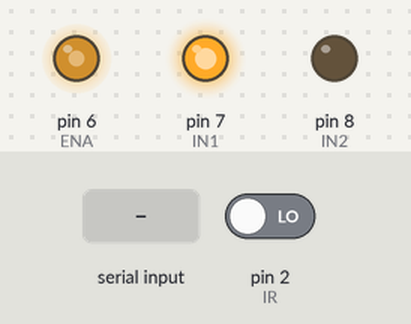
A sketch run on a simulated Arduino Uno, built with avr-gcc and run on an emulated ATmega328P. Parts: output pins drawn as LEDs (lit = HIGH). The test bench sets the inputs (shaded band); at power-on: pin 2 (IR) LOW. What the sketch prints to the serial monitor is not drawn.

Above: at 1.2 s.
1.3 s: "S" received over Serial
At 2.5 s:
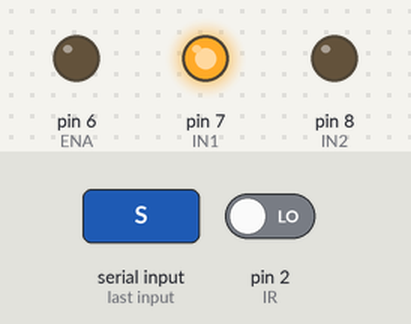
2.8 s: "G" received over Serial
At 3.7 s:
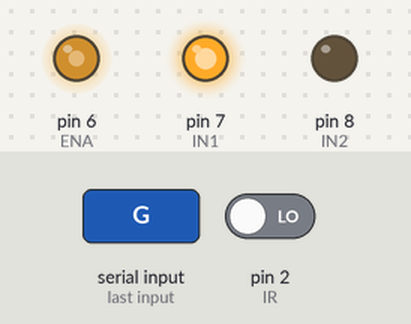
Timing chart, 0 to 5.8 s (numbered marks = the images above; inputs shaded):
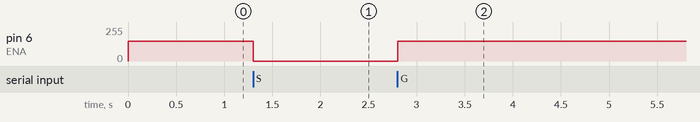

The sketch:

14_conveyor.ino
```cpp
// 코아랩 파이썬 x 아두이노 - 14 컨베이어벨트
const int ENA = 6, IN1 = 7, IN2 = 8, IR = 2;
bool last = false;
void setup() {
  Serial.begin(9600);
  pinMode(IN1, OUTPUT); pinMode(IN2, OUTPUT);
  pinMode(IR, INPUT);
  digitalWrite(IN1, HIGH); digitalWrite(IN2, LOW);
  analogWrite(ENA, 150);
}
void loop() {
  if (Serial.available() > 0) {
    char c = Serial.read();
    if (c == 'S') analogWrite(ENA, 0);
    if (c == 'G') analogWrite(ENA, 150);
  }
  bool seen = (digitalRead(IR) == LOW);
  if (seen && !last) Serial.println("ITEM");
  last = seen;
  delay(20);
}
```

Measured:
- after the input at 1.3 s, pin 6 (ENA): 150/255 → 0/255 at once
- after the input at 2.8 s, pin 6 (ENA): 0/255 → 150/255 at once
